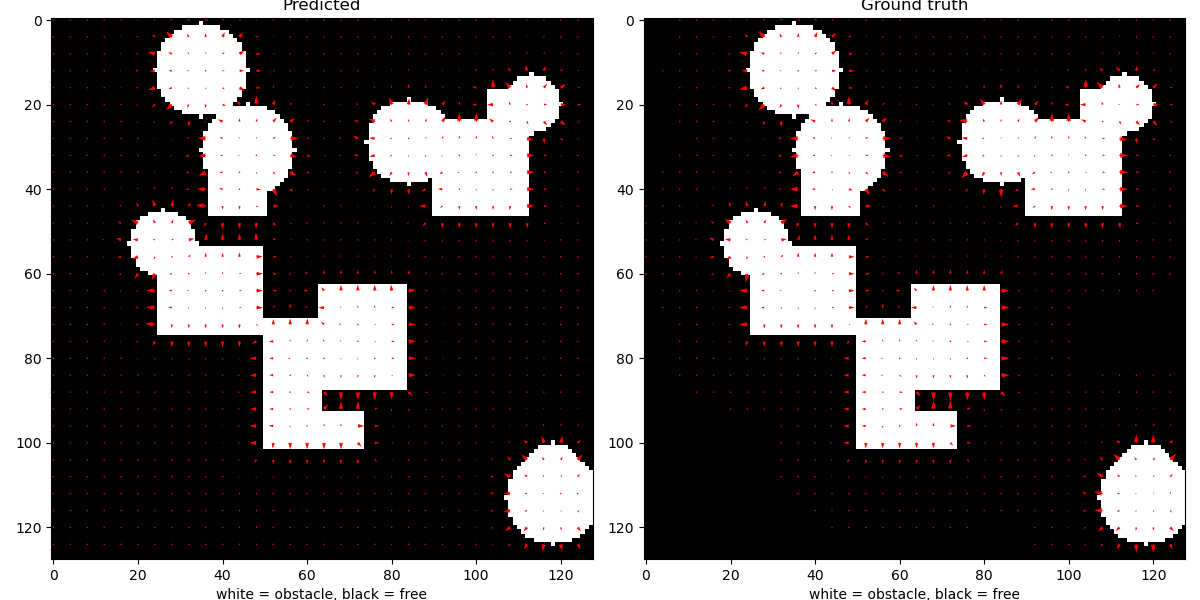

Write Python code to recreate this figure.
from network import ObstacleConditioning
import torch
import matplotlib.pyplot as plt
import numpy as np
from config import Config
from occupancy_utils import generate_occupancy, ground_truth_field, repulsion_loss_mask

device = torch.device("cuda" if torch.cuda.is_available() else "cpu")

grid_size = Config["grid_size"]
num_points = Config["num_points"]
state_dim = Config["state_dim"]
hidden_dim = Config["hidden_dim"]
base_dim = Config["base_dim"]

model = ObstacleConditioning(grid_size=grid_size, num_points=num_points, state_dim=state_dim, hidden_dim=hidden_dim, base_dim=base_dim)
model.load_state_dict(torch.load("model_final.pth", map_location=device))
model.to(device)
model.eval()

occupancy = generate_occupancy(device, batch_size=1)
ground_truth = ground_truth_field(occupancy, device)
output = model.forward_field(occupancy)
loss_mask = repulsion_loss_mask(ground_truth)
loss = torch.sum((output - ground_truth) ** 2 * loss_mask) / loss_mask.sum().clamp(min=1)
print(f"Loss: {loss.item():.4f}")

@torch.no_grad()
def plot_vector_field(ax, occupancy, field, step=4, active_only=True, title=""):
    """
    occupancy: (H, W) binary grid
    field: (2, H, W) with field[0]=vx (columns), field[1]=vy (rows)
    """
    occ = occupancy.cpu().numpy()
    vx = field[0].cpu().numpy()
    vy = field[1].cpu().numpy()
    h, w = occ.shape

    ax.imshow(occ, cmap="gray", origin="upper", vmin=0, vmax=1)
    ax.set_xlabel("white = obstacle, black = free")

    ys = np.arange(0, h, step)
    xs = np.arange(0, w, step)
    X, Y = np.meshgrid(xs, ys)
    U = vx[Y, X]
    V = vy[Y, X]

    if active_only:
        magnitude = np.sqrt(U ** 2 + V ** 2)
        mask = magnitude > 1e-3
        U = np.where(mask, U, np.nan)
        V = np.where(mask, V, np.nan)

    ax.quiver(
        X,
        Y,
        U,
        V,
        color="red",
        angles="xy",
        scale_units="xy",
        scale=1.0 / step,
        width=0.003,
    )
    ax.set_title(title)
    ax.set_xlim(-0.5, w - 0.5)
    ax.set_ylim(h - 0.5, -0.5)


occ = occupancy[0, 0]
pred = output[0]
gt = ground_truth[0]

fig, axes = plt.subplots(1, 2, figsize=(12, 6))
plot_vector_field(axes[0], occ, pred, step=4, title="Predicted")
plot_vector_field(axes[1], occ, gt, step=4, title="Ground truth")
plt.tight_layout()
plt.savefig("test.png")
plt.show()
